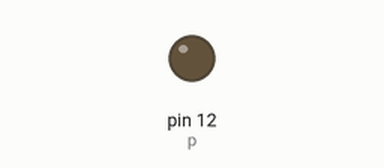
Bench run of a sketch on a simulated Arduino Uno, built with avr-gcc and run on an emulated ATmega328P. Shown: output pins drawn as LEDs (lit = HIGH).

Above: at 13.0 s.
At 39.0 s:
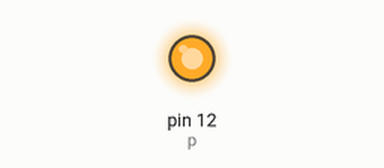
Timing chart, 0 to 67.6 s (numbered marks = the images above):
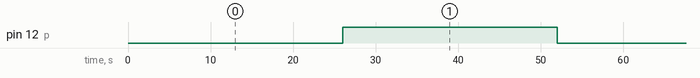

Measured:
- by itself, pin 12 (p): alternates HIGH for 26.0 s and LOW for 26.0 s

The sketch:

For__Loop___PWM___LED_Brightness.ino
```cpp
int p = 12;

void setup()
{
  pinMode(12, OUTPUT);
  Serial.begin(9600);
}

void loop()
{
  for(int i=0;i<=255;i=i+5)
  {
    analogWrite(p,i);
    delay(1000);
  }

}
```
